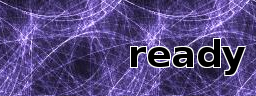
#> input picture guo_py1811code/second/20190403-验证码，ip代理池/code/images/recaptcha.png, 256 x 96 px
$ python 'tesseracttest_02_识别有背景图片的文本.py'
#> lines starting #> are read from the running program, lines starting #| are printed output that depends on the picture; after the words box and inside, x2 and y2 are one past the last pixel; in counts of white or black regions, pixels touching at a corner belong together
"""
__title__ = ''
__author__ = 'Thompson'
__mtime__ = '2018/7/27'
# code is far away from bugs with the god animal protecting
    I love animals. They taste delicious.
              ┏┓      ┏┓
            ┏┛┻━━━┛┻┓
            ┃      ☃      ┃
            ┃  ┳┛  ┗┳  ┃
            ┃      ┻      ┃
            ┗━┓      ┏━┛
                ┃      ┗━━━┓
                ┃  神兽保佑    ┣┓
                ┃　永无BUG！   ┏┛
                ┗┓┓┏━┳┓┏┛
                  ┃┫┫  ┃┫┫
                  ┗┻┛  ┗┻┛
"""
import pytesseract
from PIL import Image
# img =Image.open('./images/recaptcha.png')
# img.show()
# print(pytesseract.image_to_string(img))

img =Image.open('./images/recaptcha.png')
#> img is the input picture: PIL image 256x96 RGB; mean R, G, B 85.8, 71.9, 129.3
img.show()
#可以看出，验证码文本一般都是黑色的，背景则会更加明亮，所以我们可以通过检查像素是否为黑色将文本分离出来，该处理过程又被称为阈值化。通过 Pillow 可以很容易地实现该处理过程。
gray = img.convert('L') #灰度化，图片转化成灰度图
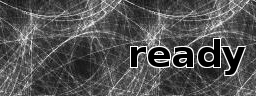
#> gray: PIL image 256x96 L; min 0, max 255, mean 82.6
gray.show()
#二值化,指定而二值化的阈值，默认阈值127
threshold = 10
table = []
for i in range(256):
    if i < threshold:
        table.append(0)
    else:
        table.append(1)
#bw = gray.point(table,'1')
bw = gray.point(lambda x: 0 if x < 10 else 255,'1')
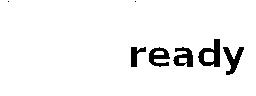
#> bw: PIL image 256x96 1; 95.1% white; 7 black regions (2 under 20 px), largest, box (x1, y1, x2, y2) and area: (198, 39, 220, 67) 316, (223, 47, 244, 75) 252, (149, 47, 170, 67) 239, (173, 47, 193, 67) 239, (131, 47, 146, 67) 155
bw.show()
print(pytesseract.image_to_string(bw))
#> (this line was passed over: pytesseract is not available in this run)
